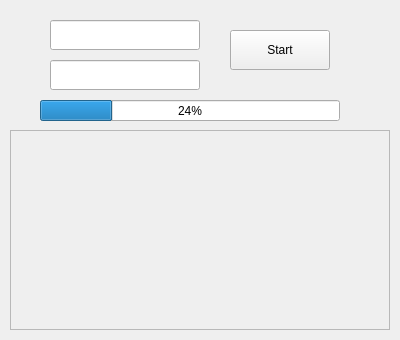
<?xml version="1.0" encoding="UTF-8"?>
<ui version="4.0">
 <class>MainWindow</class>
 <widget class="QMainWindow" name="MainWindow">
  <property name="geometry">
   <rect>
    <x>0</x>
    <y>0</y>
    <width>400</width>
    <height>340</height>
   </rect>
  </property>
  <property name="windowTitle">
   <string>MainWindow</string>
  </property>
  <widget class="QWidget" name="centralWidget">
   <widget class="QProgressBar" name="progress">
    <property name="geometry">
     <rect>
      <x>40</x>
      <y>100</y>
      <width>300</width>
      <height>21</height>
     </rect>
    </property>
    <property name="value">
     <number>24</number>
    </property>
   </widget>
   <widget class="QPushButton" name="start">
    <property name="geometry">
     <rect>
      <x>230</x>
      <y>30</y>
      <width>100</width>
      <height>40</height>
     </rect>
    </property>
    <property name="text">
     <string>Start</string>
    </property>
   </widget>
   <widget class="QLineEdit" name="source">
    <property name="geometry">
     <rect>
      <x>50</x>
      <y>20</y>
      <width>150</width>
      <height>30</height>
     </rect>
    </property>
   </widget>
   <widget class="QLineEdit" name="destination">
    <property name="geometry">
     <rect>
      <x>50</x>
      <y>60</y>
      <width>150</width>
      <height>30</height>
     </rect>
    </property>
   </widget>
   <widget class="QScrollArea" name="console">
    <property name="geometry">
     <rect>
      <x>10</x>
      <y>130</y>
      <width>380</width>
      <height>200</height>
     </rect>
    </property>
    <property name="widgetResizable">
     <bool>true</bool>
    </property>
    <widget class="QWidget" name="scrollAreaWidgetContents">
     <property name="geometry">
      <rect>
       <x>0</x>
       <y>0</y>
       <width>378</width>
       <height>198</height>
      </rect>
     </property>
    </widget>
   </widget>
  </widget>
 </widget>
 <layoutdefault spacing="6" margin="11"/>
 <resources/>
 <connections/>
</ui>
